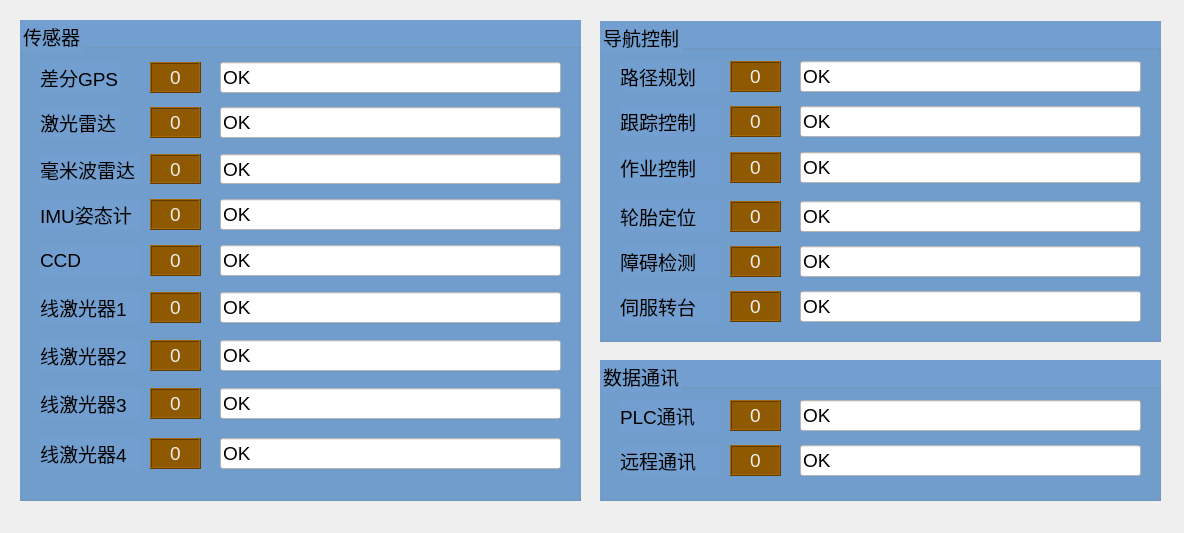
<?xml version="1.0" encoding="UTF-8"?>
<ui version="4.0">
 <class>Dialog_NodeCheck</class>
 <widget class="QDialog" name="Dialog_NodeCheck">
  <property name="geometry">
   <rect>
    <x>0</x>
    <y>0</y>
    <width>1184</width>
    <height>533</height>
   </rect>
  </property>
  <property name="windowTitle">
   <string>全系统状态检测</string>
  </property>
  <widget class="QGroupBox" name="groupBox_2">
   <property name="geometry">
    <rect>
     <x>20</x>
     <y>20</y>
     <width>561</width>
     <height>481</height>
    </rect>
   </property>
   <property name="font">
    <font>
     <pointsize>14</pointsize>
    </font>
   </property>
   <property name="styleSheet">
    <string notr="true">background-color: rgb(114, 159, 207);
gridline-color: rgb(0, 0, 0);</string>
   </property>
   <property name="title">
    <string>传感器</string>
   </property>
   <widget class="QLabel" name="label_25">
    <property name="geometry">
     <rect>
      <x>20</x>
      <y>87</y>
      <width>81</width>
      <height>31</height>
     </rect>
    </property>
    <property name="font">
     <font>
      <pointsize>14</pointsize>
     </font>
    </property>
    <property name="text">
     <string>激光雷达</string>
    </property>
   </widget>
   <widget class="QLineEdit" name="edt_lidar_msg">
    <property name="geometry">
     <rect>
      <x>200</x>
      <y>87</y>
      <width>341</width>
      <height>31</height>
     </rect>
    </property>
    <property name="font">
     <font>
      <pointsize>14</pointsize>
     </font>
    </property>
    <property name="styleSheet">
     <string notr="true">background-color: rgb(255, 255, 255);</string>
    </property>
    <property name="text">
     <string>OK</string>
    </property>
    <property name="readOnly">
     <bool>true</bool>
    </property>
   </widget>
   <widget class="QLabel" name="label_lidar_hb">
    <property name="geometry">
     <rect>
      <x>130</x>
      <y>87</y>
      <width>51</width>
      <height>31</height>
     </rect>
    </property>
    <property name="font">
     <font>
      <pointsize>14</pointsize>
     </font>
    </property>
    <property name="styleSheet">
     <string notr="true">color: rgb(238, 238, 236);
background-color: rgb(143, 89, 2);</string>
    </property>
    <property name="frameShape">
     <enum>QFrame::Box</enum>
    </property>
    <property name="frameShadow">
     <enum>QFrame::Raised</enum>
    </property>
    <property name="text">
     <string>0</string>
    </property>
    <property name="alignment">
     <set>Qt::AlignCenter</set>
    </property>
   </widget>
   <widget class="QLineEdit" name="edt_radar_msg">
    <property name="geometry">
     <rect>
      <x>200</x>
      <y>134</y>
      <width>341</width>
      <height>30</height>
     </rect>
    </property>
    <property name="font">
     <font>
      <pointsize>14</pointsize>
     </font>
    </property>
    <property name="styleSheet">
     <string notr="true">background-color: rgb(255, 255, 255);</string>
    </property>
    <property name="text">
     <string>OK</string>
    </property>
    <property name="readOnly">
     <bool>true</bool>
    </property>
   </widget>
   <widget class="QLabel" name="label_27">
    <property name="geometry">
     <rect>
      <x>20</x>
      <y>134</y>
      <width>101</width>
      <height>30</height>
     </rect>
    </property>
    <property name="font">
     <font>
      <pointsize>14</pointsize>
     </font>
    </property>
    <property name="text">
     <string>毫米波雷达</string>
    </property>
   </widget>
   <widget class="QLabel" name="label_radar_hb">
    <property name="geometry">
     <rect>
      <x>130</x>
      <y>134</y>
      <width>51</width>
      <height>30</height>
     </rect>
    </property>
    <property name="font">
     <font>
      <pointsize>14</pointsize>
     </font>
    </property>
    <property name="styleSheet">
     <string notr="true">color: rgb(238, 238, 236);
background-color: rgb(143, 89, 2);</string>
    </property>
    <property name="frameShape">
     <enum>QFrame::Box</enum>
    </property>
    <property name="frameShadow">
     <enum>QFrame::Raised</enum>
    </property>
    <property name="text">
     <string>0</string>
    </property>
    <property name="alignment">
     <set>Qt::AlignCenter</set>
    </property>
   </widget>
   <widget class="QLineEdit" name="edt_ccd_msg">
    <property name="geometry">
     <rect>
      <x>200</x>
      <y>225</y>
      <width>341</width>
      <height>31</height>
     </rect>
    </property>
    <property name="font">
     <font>
      <pointsize>14</pointsize>
     </font>
    </property>
    <property name="styleSheet">
     <string notr="true">background-color: rgb(255, 255, 255);</string>
    </property>
    <property name="text">
     <string>OK</string>
    </property>
    <property name="readOnly">
     <bool>true</bool>
    </property>
   </widget>
   <widget class="QLabel" name="label_ccd_hb">
    <property name="geometry">
     <rect>
      <x>130</x>
      <y>225</y>
      <width>51</width>
      <height>31</height>
     </rect>
    </property>
    <property name="font">
     <font>
      <pointsize>14</pointsize>
     </font>
    </property>
    <property name="styleSheet">
     <string notr="true">color: rgb(238, 238, 236);
background-color: rgb(143, 89, 2);</string>
    </property>
    <property name="frameShape">
     <enum>QFrame::Box</enum>
    </property>
    <property name="frameShadow">
     <enum>QFrame::Raised</enum>
    </property>
    <property name="text">
     <string>0</string>
    </property>
    <property name="alignment">
     <set>Qt::AlignCenter</set>
    </property>
   </widget>
   <widget class="QLabel" name="label_29">
    <property name="geometry">
     <rect>
      <x>20</x>
      <y>225</y>
      <width>101</width>
      <height>31</height>
     </rect>
    </property>
    <property name="font">
     <font>
      <pointsize>14</pointsize>
     </font>
    </property>
    <property name="text">
     <string>CCD</string>
    </property>
   </widget>
   <widget class="QLineEdit" name="edt_imu_msg">
    <property name="geometry">
     <rect>
      <x>200</x>
      <y>179</y>
      <width>341</width>
      <height>31</height>
     </rect>
    </property>
    <property name="font">
     <font>
      <pointsize>14</pointsize>
     </font>
    </property>
    <property name="styleSheet">
     <string notr="true">background-color: rgb(255, 255, 255);</string>
    </property>
    <property name="text">
     <string>OK</string>
    </property>
    <property name="readOnly">
     <bool>true</bool>
    </property>
   </widget>
   <widget class="QLabel" name="label_30">
    <property name="geometry">
     <rect>
      <x>20</x>
      <y>179</y>
      <width>101</width>
      <height>31</height>
     </rect>
    </property>
    <property name="font">
     <font>
      <pointsize>14</pointsize>
     </font>
    </property>
    <property name="text">
     <string>IMU姿态计</string>
    </property>
   </widget>
   <widget class="QLabel" name="label_imu_hb">
    <property name="geometry">
     <rect>
      <x>130</x>
      <y>179</y>
      <width>51</width>
      <height>31</height>
     </rect>
    </property>
    <property name="font">
     <font>
      <pointsize>14</pointsize>
     </font>
    </property>
    <property name="styleSheet">
     <string notr="true">color: rgb(238, 238, 236);
background-color: rgb(143, 89, 2);</string>
    </property>
    <property name="frameShape">
     <enum>QFrame::Box</enum>
    </property>
    <property name="frameShadow">
     <enum>QFrame::Raised</enum>
    </property>
    <property name="text">
     <string>0</string>
    </property>
    <property name="alignment">
     <set>Qt::AlignCenter</set>
    </property>
   </widget>
   <widget class="QLineEdit" name="edt_gps_msg">
    <property name="geometry">
     <rect>
      <x>200</x>
      <y>42</y>
      <width>341</width>
      <height>31</height>
     </rect>
    </property>
    <property name="font">
     <font>
      <pointsize>14</pointsize>
     </font>
    </property>
    <property name="styleSheet">
     <string notr="true">background-color: rgb(255, 255, 255);</string>
    </property>
    <property name="text">
     <string>OK</string>
    </property>
    <property name="readOnly">
     <bool>true</bool>
    </property>
   </widget>
   <widget class="QLabel" name="label_31">
    <property name="geometry">
     <rect>
      <x>20</x>
      <y>42</y>
      <width>81</width>
      <height>31</height>
     </rect>
    </property>
    <property name="font">
     <font>
      <pointsize>14</pointsize>
     </font>
    </property>
    <property name="text">
     <string>差分GPS</string>
    </property>
   </widget>
   <widget class="QLabel" name="label_gps_hb">
    <property name="geometry">
     <rect>
      <x>130</x>
      <y>42</y>
      <width>51</width>
      <height>31</height>
     </rect>
    </property>
    <property name="font">
     <font>
      <pointsize>14</pointsize>
     </font>
    </property>
    <property name="styleSheet">
     <string notr="true">color: rgb(238, 238, 236);
background-color: rgb(143, 89, 2);</string>
    </property>
    <property name="frameShape">
     <enum>QFrame::Box</enum>
    </property>
    <property name="frameShadow">
     <enum>QFrame::Raised</enum>
    </property>
    <property name="text">
     <string>0</string>
    </property>
    <property name="alignment">
     <set>Qt::AlignCenter</set>
    </property>
   </widget>
   <widget class="QLineEdit" name="edt_scan1_msg">
    <property name="geometry">
     <rect>
      <x>200</x>
      <y>272</y>
      <width>341</width>
      <height>31</height>
     </rect>
    </property>
    <property name="font">
     <font>
      <pointsize>14</pointsize>
     </font>
    </property>
    <property name="styleSheet">
     <string notr="true">background-color: rgb(255, 255, 255);</string>
    </property>
    <property name="text">
     <string>OK</string>
    </property>
    <property name="readOnly">
     <bool>true</bool>
    </property>
   </widget>
   <widget class="QLabel" name="label_32">
    <property name="geometry">
     <rect>
      <x>20</x>
      <y>272</y>
      <width>101</width>
      <height>31</height>
     </rect>
    </property>
    <property name="font">
     <font>
      <pointsize>14</pointsize>
     </font>
    </property>
    <property name="text">
     <string>线激光器1</string>
    </property>
   </widget>
   <widget class="QLabel" name="label_scan1_hb">
    <property name="geometry">
     <rect>
      <x>130</x>
      <y>272</y>
      <width>51</width>
      <height>31</height>
     </rect>
    </property>
    <property name="font">
     <font>
      <pointsize>14</pointsize>
     </font>
    </property>
    <property name="styleSheet">
     <string notr="true">color: rgb(238, 238, 236);
background-color: rgb(143, 89, 2);</string>
    </property>
    <property name="frameShape">
     <enum>QFrame::Box</enum>
    </property>
    <property name="frameShadow">
     <enum>QFrame::Raised</enum>
    </property>
    <property name="text">
     <string>0</string>
    </property>
    <property name="alignment">
     <set>Qt::AlignCenter</set>
    </property>
   </widget>
   <widget class="QLineEdit" name="edt_scan2_msg">
    <property name="geometry">
     <rect>
      <x>200</x>
      <y>320</y>
      <width>341</width>
      <height>31</height>
     </rect>
    </property>
    <property name="font">
     <font>
      <pointsize>14</pointsize>
     </font>
    </property>
    <property name="styleSheet">
     <string notr="true">background-color: rgb(255, 255, 255);</string>
    </property>
    <property name="text">
     <string>OK</string>
    </property>
    <property name="readOnly">
     <bool>true</bool>
    </property>
   </widget>
   <widget class="QLabel" name="label_scan2_hb">
    <property name="geometry">
     <rect>
      <x>130</x>
      <y>320</y>
      <width>51</width>
      <height>31</height>
     </rect>
    </property>
    <property name="font">
     <font>
      <pointsize>14</pointsize>
     </font>
    </property>
    <property name="styleSheet">
     <string notr="true">color: rgb(238, 238, 236);
background-color: rgb(143, 89, 2);</string>
    </property>
    <property name="frameShape">
     <enum>QFrame::Box</enum>
    </property>
    <property name="frameShadow">
     <enum>QFrame::Raised</enum>
    </property>
    <property name="text">
     <string>0</string>
    </property>
    <property name="alignment">
     <set>Qt::AlignCenter</set>
    </property>
   </widget>
   <widget class="QLabel" name="label_33">
    <property name="geometry">
     <rect>
      <x>20</x>
      <y>320</y>
      <width>101</width>
      <height>31</height>
     </rect>
    </property>
    <property name="font">
     <font>
      <pointsize>14</pointsize>
     </font>
    </property>
    <property name="text">
     <string>线激光器2</string>
    </property>
   </widget>
   <widget class="QLineEdit" name="edt_scan3_msg">
    <property name="geometry">
     <rect>
      <x>200</x>
      <y>368</y>
      <width>341</width>
      <height>31</height>
     </rect>
    </property>
    <property name="font">
     <font>
      <pointsize>14</pointsize>
     </font>
    </property>
    <property name="styleSheet">
     <string notr="true">background-color: rgb(255, 255, 255);</string>
    </property>
    <property name="text">
     <string>OK</string>
    </property>
    <property name="readOnly">
     <bool>true</bool>
    </property>
   </widget>
   <widget class="QLabel" name="label_scan3_hb">
    <property name="geometry">
     <rect>
      <x>130</x>
      <y>368</y>
      <width>51</width>
      <height>31</height>
     </rect>
    </property>
    <property name="font">
     <font>
      <pointsize>14</pointsize>
     </font>
    </property>
    <property name="styleSheet">
     <string notr="true">color: rgb(238, 238, 236);
background-color: rgb(143, 89, 2);</string>
    </property>
    <property name="frameShape">
     <enum>QFrame::Box</enum>
    </property>
    <property name="frameShadow">
     <enum>QFrame::Raised</enum>
    </property>
    <property name="text">
     <string>0</string>
    </property>
    <property name="alignment">
     <set>Qt::AlignCenter</set>
    </property>
   </widget>
   <widget class="QLabel" name="label_34">
    <property name="geometry">
     <rect>
      <x>20</x>
      <y>368</y>
      <width>101</width>
      <height>31</height>
     </rect>
    </property>
    <property name="font">
     <font>
      <pointsize>14</pointsize>
     </font>
    </property>
    <property name="text">
     <string>线激光器3</string>
    </property>
   </widget>
   <widget class="QLineEdit" name="edt_scan4_msg">
    <property name="geometry">
     <rect>
      <x>200</x>
      <y>418</y>
      <width>341</width>
      <height>31</height>
     </rect>
    </property>
    <property name="font">
     <font>
      <pointsize>14</pointsize>
     </font>
    </property>
    <property name="styleSheet">
     <string notr="true">background-color: rgb(255, 255, 255);</string>
    </property>
    <property name="text">
     <string>OK</string>
    </property>
    <property name="readOnly">
     <bool>true</bool>
    </property>
   </widget>
   <widget class="QLabel" name="label_35">
    <property name="geometry">
     <rect>
      <x>20</x>
      <y>418</y>
      <width>101</width>
      <height>31</height>
     </rect>
    </property>
    <property name="font">
     <font>
      <pointsize>14</pointsize>
     </font>
    </property>
    <property name="text">
     <string>线激光器4</string>
    </property>
   </widget>
   <widget class="QLabel" name="label_scan4_hb">
    <property name="geometry">
     <rect>
      <x>130</x>
      <y>418</y>
      <width>51</width>
      <height>31</height>
     </rect>
    </property>
    <property name="font">
     <font>
      <pointsize>14</pointsize>
     </font>
    </property>
    <property name="styleSheet">
     <string notr="true">color: rgb(238, 238, 236);
background-color: rgb(143, 89, 2);</string>
    </property>
    <property name="frameShape">
     <enum>QFrame::Box</enum>
    </property>
    <property name="frameShadow">
     <enum>QFrame::Raised</enum>
    </property>
    <property name="text">
     <string>0</string>
    </property>
    <property name="alignment">
     <set>Qt::AlignCenter</set>
    </property>
   </widget>
  </widget>
  <widget class="QGroupBox" name="groupBox_4">
   <property name="geometry">
    <rect>
     <x>600</x>
     <y>360</y>
     <width>561</width>
     <height>141</height>
    </rect>
   </property>
   <property name="font">
    <font>
     <pointsize>14</pointsize>
    </font>
   </property>
   <property name="styleSheet">
    <string notr="true">background-color: rgb(114, 159, 207);
gridline-color: rgb(0, 0, 0);</string>
   </property>
   <property name="title">
    <string>数据通讯</string>
   </property>
   <widget class="QLabel" name="label_37">
    <property name="geometry">
     <rect>
      <x>20</x>
      <y>40</y>
      <width>101</width>
      <height>31</height>
     </rect>
    </property>
    <property name="font">
     <font>
      <pointsize>14</pointsize>
     </font>
    </property>
    <property name="text">
     <string>PLC通讯</string>
    </property>
   </widget>
   <widget class="QLineEdit" name="edt_plc_msg">
    <property name="geometry">
     <rect>
      <x>200</x>
      <y>40</y>
      <width>341</width>
      <height>31</height>
     </rect>
    </property>
    <property name="font">
     <font>
      <pointsize>14</pointsize>
     </font>
    </property>
    <property name="styleSheet">
     <string notr="true">background-color: rgb(255, 255, 255);</string>
    </property>
    <property name="text">
     <string>OK</string>
    </property>
    <property name="readOnly">
     <bool>true</bool>
    </property>
   </widget>
   <widget class="QLabel" name="label_plc_hb">
    <property name="geometry">
     <rect>
      <x>130</x>
      <y>40</y>
      <width>51</width>
      <height>31</height>
     </rect>
    </property>
    <property name="font">
     <font>
      <pointsize>14</pointsize>
     </font>
    </property>
    <property name="styleSheet">
     <string notr="true">color: rgb(238, 238, 236);
background-color: rgb(143, 89, 2);</string>
    </property>
    <property name="frameShape">
     <enum>QFrame::Box</enum>
    </property>
    <property name="frameShadow">
     <enum>QFrame::Raised</enum>
    </property>
    <property name="text">
     <string>0</string>
    </property>
    <property name="alignment">
     <set>Qt::AlignCenter</set>
    </property>
   </widget>
   <widget class="QLineEdit" name="edt_mqtt_msg">
    <property name="geometry">
     <rect>
      <x>200</x>
      <y>85</y>
      <width>341</width>
      <height>31</height>
     </rect>
    </property>
    <property name="font">
     <font>
      <pointsize>14</pointsize>
     </font>
    </property>
    <property name="styleSheet">
     <string notr="true">background-color: rgb(255, 255, 255);</string>
    </property>
    <property name="text">
     <string>OK</string>
    </property>
    <property name="readOnly">
     <bool>true</bool>
    </property>
   </widget>
   <widget class="QLabel" name="label_38">
    <property name="geometry">
     <rect>
      <x>20</x>
      <y>85</y>
      <width>101</width>
      <height>31</height>
     </rect>
    </property>
    <property name="font">
     <font>
      <pointsize>14</pointsize>
     </font>
    </property>
    <property name="text">
     <string>远程通讯</string>
    </property>
   </widget>
   <widget class="QLabel" name="label_mqtt_hb">
    <property name="geometry">
     <rect>
      <x>130</x>
      <y>85</y>
      <width>51</width>
      <height>31</height>
     </rect>
    </property>
    <property name="font">
     <font>
      <pointsize>14</pointsize>
     </font>
    </property>
    <property name="styleSheet">
     <string notr="true">color: rgb(238, 238, 236);
background-color: rgb(143, 89, 2);</string>
    </property>
    <property name="frameShape">
     <enum>QFrame::Box</enum>
    </property>
    <property name="frameShadow">
     <enum>QFrame::Raised</enum>
    </property>
    <property name="text">
     <string>0</string>
    </property>
    <property name="alignment">
     <set>Qt::AlignCenter</set>
    </property>
   </widget>
  </widget>
  <widget class="QGroupBox" name="groupBox_5">
   <property name="geometry">
    <rect>
     <x>600</x>
     <y>21</y>
     <width>561</width>
     <height>321</height>
    </rect>
   </property>
   <property name="font">
    <font>
     <pointsize>14</pointsize>
    </font>
   </property>
   <property name="styleSheet">
    <string notr="true">background-color: rgb(114, 159, 207);
gridline-color: rgb(0, 0, 0);</string>
   </property>
   <property name="title">
    <string>导航控制</string>
   </property>
   <widget class="QLabel" name="label_39">
    <property name="geometry">
     <rect>
      <x>20</x>
      <y>40</y>
      <width>101</width>
      <height>31</height>
     </rect>
    </property>
    <property name="font">
     <font>
      <pointsize>14</pointsize>
     </font>
    </property>
    <property name="text">
     <string>路径规划</string>
    </property>
   </widget>
   <widget class="QLineEdit" name="edt_pathplan_msg">
    <property name="geometry">
     <rect>
      <x>200</x>
      <y>40</y>
      <width>341</width>
      <height>31</height>
     </rect>
    </property>
    <property name="font">
     <font>
      <pointsize>14</pointsize>
     </font>
    </property>
    <property name="styleSheet">
     <string notr="true">background-color: rgb(255, 255, 255);</string>
    </property>
    <property name="text">
     <string>OK</string>
    </property>
    <property name="readOnly">
     <bool>true</bool>
    </property>
   </widget>
   <widget class="QLabel" name="label_pathplan_hb">
    <property name="geometry">
     <rect>
      <x>130</x>
      <y>40</y>
      <width>51</width>
      <height>31</height>
     </rect>
    </property>
    <property name="font">
     <font>
      <pointsize>14</pointsize>
     </font>
    </property>
    <property name="styleSheet">
     <string notr="true">color: rgb(238, 238, 236);
background-color: rgb(143, 89, 2);</string>
    </property>
    <property name="frameShape">
     <enum>QFrame::Box</enum>
    </property>
    <property name="frameShadow">
     <enum>QFrame::Raised</enum>
    </property>
    <property name="text">
     <string>0</string>
    </property>
    <property name="alignment">
     <set>Qt::AlignCenter</set>
    </property>
   </widget>
   <widget class="QLineEdit" name="edt_pathtrack_msg">
    <property name="geometry">
     <rect>
      <x>200</x>
      <y>85</y>
      <width>341</width>
      <height>31</height>
     </rect>
    </property>
    <property name="font">
     <font>
      <pointsize>14</pointsize>
     </font>
    </property>
    <property name="styleSheet">
     <string notr="true">background-color: rgb(255, 255, 255);</string>
    </property>
    <property name="text">
     <string>OK</string>
    </property>
    <property name="readOnly">
     <bool>true</bool>
    </property>
   </widget>
   <widget class="QLabel" name="label_pathtrack_hb">
    <property name="geometry">
     <rect>
      <x>130</x>
      <y>85</y>
      <width>51</width>
      <height>31</height>
     </rect>
    </property>
    <property name="font">
     <font>
      <pointsize>14</pointsize>
     </font>
    </property>
    <property name="styleSheet">
     <string notr="true">color: rgb(238, 238, 236);
background-color: rgb(143, 89, 2);</string>
    </property>
    <property name="frameShape">
     <enum>QFrame::Box</enum>
    </property>
    <property name="frameShadow">
     <enum>QFrame::Raised</enum>
    </property>
    <property name="text">
     <string>0</string>
    </property>
    <property name="alignment">
     <set>Qt::AlignCenter</set>
    </property>
   </widget>
   <widget class="QLabel" name="label_41">
    <property name="geometry">
     <rect>
      <x>20</x>
      <y>85</y>
      <width>101</width>
      <height>31</height>
     </rect>
    </property>
    <property name="font">
     <font>
      <pointsize>14</pointsize>
     </font>
    </property>
    <property name="text">
     <string>跟踪控制</string>
    </property>
   </widget>
   <widget class="QLineEdit" name="edt_work_msg">
    <property name="geometry">
     <rect>
      <x>200</x>
      <y>131</y>
      <width>341</width>
      <height>31</height>
     </rect>
    </property>
    <property name="font">
     <font>
      <pointsize>14</pointsize>
     </font>
    </property>
    <property name="styleSheet">
     <string notr="true">background-color: rgb(255, 255, 255);</string>
    </property>
    <property name="text">
     <string>OK</string>
    </property>
    <property name="readOnly">
     <bool>true</bool>
    </property>
   </widget>
   <widget class="QLabel" name="label_work_hb">
    <property name="geometry">
     <rect>
      <x>130</x>
      <y>131</y>
      <width>51</width>
      <height>31</height>
     </rect>
    </property>
    <property name="font">
     <font>
      <pointsize>14</pointsize>
     </font>
    </property>
    <property name="styleSheet">
     <string notr="true">color: rgb(238, 238, 236);
background-color: rgb(143, 89, 2);</string>
    </property>
    <property name="frameShape">
     <enum>QFrame::Box</enum>
    </property>
    <property name="frameShadow">
     <enum>QFrame::Raised</enum>
    </property>
    <property name="text">
     <string>0</string>
    </property>
    <property name="alignment">
     <set>Qt::AlignCenter</set>
    </property>
   </widget>
   <widget class="QLabel" name="label_42">
    <property name="geometry">
     <rect>
      <x>20</x>
      <y>131</y>
      <width>101</width>
      <height>31</height>
     </rect>
    </property>
    <property name="font">
     <font>
      <pointsize>14</pointsize>
     </font>
    </property>
    <property name="text">
     <string>作业控制</string>
    </property>
   </widget>
   <widget class="QLineEdit" name="edt_ctrdecision_msg">
    <property name="geometry">
     <rect>
      <x>200</x>
      <y>225</y>
      <width>341</width>
      <height>31</height>
     </rect>
    </property>
    <property name="font">
     <font>
      <pointsize>14</pointsize>
     </font>
    </property>
    <property name="styleSheet">
     <string notr="true">background-color: rgb(255, 255, 255);</string>
    </property>
    <property name="text">
     <string>OK</string>
    </property>
    <property name="readOnly">
     <bool>true</bool>
    </property>
   </widget>
   <widget class="QLabel" name="label_47">
    <property name="geometry">
     <rect>
      <x>20</x>
      <y>225</y>
      <width>101</width>
      <height>31</height>
     </rect>
    </property>
    <property name="font">
     <font>
      <pointsize>14</pointsize>
     </font>
    </property>
    <property name="text">
     <string>障碍检测</string>
    </property>
   </widget>
   <widget class="QLabel" name="label_ctr_decision_hb">
    <property name="geometry">
     <rect>
      <x>130</x>
      <y>225</y>
      <width>51</width>
      <height>31</height>
     </rect>
    </property>
    <property name="font">
     <font>
      <pointsize>14</pointsize>
     </font>
    </property>
    <property name="styleSheet">
     <string notr="true">color: rgb(238, 238, 236);
background-color: rgb(143, 89, 2);</string>
    </property>
    <property name="frameShape">
     <enum>QFrame::Box</enum>
    </property>
    <property name="frameShadow">
     <enum>QFrame::Raised</enum>
    </property>
    <property name="text">
     <string>0</string>
    </property>
    <property name="alignment">
     <set>Qt::AlignCenter</set>
    </property>
   </widget>
   <widget class="QLineEdit" name="edt_turntable_msg">
    <property name="geometry">
     <rect>
      <x>200</x>
      <y>270</y>
      <width>341</width>
      <height>31</height>
     </rect>
    </property>
    <property name="font">
     <font>
      <pointsize>14</pointsize>
     </font>
    </property>
    <property name="styleSheet">
     <string notr="true">background-color: rgb(255, 255, 255);</string>
    </property>
    <property name="text">
     <string>OK</string>
    </property>
    <property name="readOnly">
     <bool>true</bool>
    </property>
   </widget>
   <widget class="QLabel" name="label_48">
    <property name="geometry">
     <rect>
      <x>20</x>
      <y>270</y>
      <width>101</width>
      <height>31</height>
     </rect>
    </property>
    <property name="font">
     <font>
      <pointsize>14</pointsize>
     </font>
    </property>
    <property name="text">
     <string>伺服转台</string>
    </property>
   </widget>
   <widget class="QLabel" name="label_turntable_hb">
    <property name="geometry">
     <rect>
      <x>130</x>
      <y>270</y>
      <width>51</width>
      <height>31</height>
     </rect>
    </property>
    <property name="font">
     <font>
      <pointsize>14</pointsize>
     </font>
    </property>
    <property name="styleSheet">
     <string notr="true">color: rgb(238, 238, 236);
background-color: rgb(143, 89, 2);</string>
    </property>
    <property name="frameShape">
     <enum>QFrame::Box</enum>
    </property>
    <property name="frameShadow">
     <enum>QFrame::Raised</enum>
    </property>
    <property name="text">
     <string>0</string>
    </property>
    <property name="alignment">
     <set>Qt::AlignCenter</set>
    </property>
   </widget>
   <widget class="QLineEdit" name="edt_scancheck_msg">
    <property name="geometry">
     <rect>
      <x>200</x>
      <y>180</y>
      <width>341</width>
      <height>31</height>
     </rect>
    </property>
    <property name="font">
     <font>
      <pointsize>14</pointsize>
     </font>
    </property>
    <property name="styleSheet">
     <string notr="true">background-color: rgb(255, 255, 255);</string>
    </property>
    <property name="text">
     <string>OK</string>
    </property>
    <property name="readOnly">
     <bool>true</bool>
    </property>
   </widget>
   <widget class="QLabel" name="label_43">
    <property name="geometry">
     <rect>
      <x>20</x>
      <y>180</y>
      <width>101</width>
      <height>31</height>
     </rect>
    </property>
    <property name="font">
     <font>
      <pointsize>14</pointsize>
     </font>
    </property>
    <property name="text">
     <string>轮胎定位</string>
    </property>
   </widget>
   <widget class="QLabel" name="label_scancheck_hb">
    <property name="geometry">
     <rect>
      <x>130</x>
      <y>180</y>
      <width>51</width>
      <height>31</height>
     </rect>
    </property>
    <property name="font">
     <font>
      <pointsize>14</pointsize>
     </font>
    </property>
    <property name="styleSheet">
     <string notr="true">color: rgb(238, 238, 236);
background-color: rgb(143, 89, 2);</string>
    </property>
    <property name="frameShape">
     <enum>QFrame::Box</enum>
    </property>
    <property name="frameShadow">
     <enum>QFrame::Raised</enum>
    </property>
    <property name="text">
     <string>0</string>
    </property>
    <property name="alignment">
     <set>Qt::AlignCenter</set>
    </property>
   </widget>
  </widget>
 </widget>
 <resources/>
 <connections/>
</ui>
